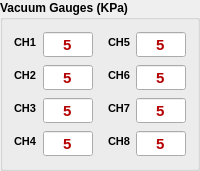
          <widget class="QGroupBox" name="groupBox">
           <property name="font">
            <font>
             <pointsize>9</pointsize>
             <weight>75</weight>
             <bold>true</bold>
            </font>
           </property>
           <property name="title">
            <string>Vacuum Gauges (KPa)</string>
           </property>
           <layout class="QGridLayout" name="gridLayout">
            <item row="0" column="0">
             <layout class="QHBoxLayout" name="horizontalLayout">
              <item>
               <layout class="QFormLayout" name="formLayout">
                <item row="0" column="0">
                 <widget class="QLabel" name="chLabel1">
                  <property name="font">
                   <font>
                    <pointsize>8</pointsize>
                   </font>
                  </property>
                  <property name="text">
                   <string>CH1</string>
                  </property>
                 </widget>
                </item>
                <item row="0" column="1">
                 <widget class="QDoubleSpinBox" name="ch1Value">
                  <property name="palette">
                   <palette>
                    <active>
                     <colorrole role="Text">
                      <brush brushstyle="SolidPattern">
                       <color alpha="255">
                        <red>180</red>
                        <green>0</green>
                        <blue>0</blue>
                       </color>
                      </brush>
                     </colorrole>
                    </active>
                    <inactive>
                     <colorrole role="Text">
                      <brush brushstyle="SolidPattern">
                       <color alpha="255">
                        <red>180</red>
                        <green>0</green>
                        <blue>0</blue>
                       </color>
                      </brush>
                     </colorrole>
                    </inactive>
                    <disabled>
                     <colorrole role="Text">
                      <brush brushstyle="SolidPattern">
                       <color alpha="255">
                        <red>120</red>
                        <green>120</green>
                        <blue>120</blue>
                       </color>
                      </brush>
                     </colorrole>
                    </disabled>
                   </palette>
                  </property>
                  <property name="font">
                   <font>
                    <pointsize>11</pointsize>
                    <weight>75</weight>
                    <bold>true</bold>
                   </font>
                  </property>
                  <property name="locale">
                   <locale language="English" country="UnitedStates"/>
                  </property>
                  <property name="alignment">
                   <set>Qt::AlignCenter</set>
                  </property>
                  <property name="readOnly">
                   <bool>true</bool>
                  </property>
                  <property name="buttonSymbols">
                   <enum>QAbstractSpinBox::NoButtons</enum>
                  </property>
                  <property name="decimals">
                   <number>0</number>
                  </property>
                  <property name="value">
                   <double>5.000000000000000</double>
                  </property>
                 </widget>
                </item>
                <item row="1" column="0">
                 <widget class="QLabel" name="chLabel2">
                  <property name="font">
                   <font>
                    <pointsize>8</pointsize>
                   </font>
                  </property>
                  <property name="text">
                   <string>CH2</string>
                  </property>
                 </widget>
                </item>
                <item row="1" column="1">
                 <widget class="QDoubleSpinBox" name="ch2Value">
                  <property name="palette">
                   <palette>
                    <active>
                     <colorrole role="Text">
                      <brush brushstyle="SolidPattern">
                       <color alpha="255">
                        <red>180</red>
                        <green>0</green>
                        <blue>0</blue>
                       </color>
                      </brush>
                     </colorrole>
                    </active>
                    <inactive>
                     <colorrole role="Text">
                      <brush brushstyle="SolidPattern">
                       <color alpha="255">
                        <red>180</red>
                        <green>0</green>
                        <blue>0</blue>
                       </color>
                      </brush>
                     </colorrole>
                    </inactive>
                    <disabled>
                     <colorrole role="Text">
                      <brush brushstyle="SolidPattern">
                       <color alpha="255">
                        <red>120</red>
                        <green>120</green>
                        <blue>120</blue>
                       </color>
                      </brush>
                     </colorrole>
                    </disabled>
                   </palette>
                  </property>
                  <property name="font">
                   <font>
                    <pointsize>11</pointsize>
                    <weight>75</weight>
                    <bold>true</bold>
                   </font>
                  </property>
                  <property name="locale">
                   <locale language="English" country="UnitedStates"/>
                  </property>
                  <property name="alignment">
                   <set>Qt::AlignCenter</set>
                  </property>
                  <property name="readOnly">
                   <bool>true</bool>
                  </property>
                  <property name="buttonSymbols">
                   <enum>QAbstractSpinBox::NoButtons</enum>
                  </property>
                  <property name="decimals">
                   <number>0</number>
                  </property>
                  <property name="value">
                   <double>5.000000000000000</double>
                  </property>
                 </widget>
                </item>
                <item row="2" column="0">
                 <widget class="QLabel" name="chLabel3">
                  <property name="font">
                   <font>
                    <pointsize>8</pointsize>
                   </font>
                  </property>
                  <property name="text">
                   <string>CH3</string>
                  </property>
                 </widget>
                </item>
                <item row="2" column="1">
                 <widget class="QDoubleSpinBox" name="ch3Value">
                  <property name="palette">
                   <palette>
                    <active>
                     <colorrole role="Text">
                      <brush brushstyle="SolidPattern">
                       <color alpha="255">
                        <red>180</red>
                        <green>0</green>
                        <blue>0</blue>
                       </color>
                      </brush>
                     </colorrole>
                    </active>
                    <inactive>
                     <colorrole role="Text">
                      <brush brushstyle="SolidPattern">
                       <color alpha="255">
                        <red>180</red>
                        <green>0</green>
                        <blue>0</blue>
                       </color>
                      </brush>
                     </colorrole>
                    </inactive>
                    <disabled>
                     <colorrole role="Text">
                      <brush brushstyle="SolidPattern">
                       <color alpha="255">
                        <red>120</red>
                        <green>120</green>
                        <blue>120</blue>
                       </color>
                      </brush>
                     </colorrole>
                    </disabled>
                   </palette>
                  </property>
                  <property name="font">
                   <font>
                    <pointsize>11</pointsize>
                    <weight>75</weight>
                    <bold>true</bold>
                   </font>
                  </property>
                  <property name="locale">
                   <locale language="English" country="UnitedStates"/>
                  </property>
                  <property name="alignment">
                   <set>Qt::AlignCenter</set>
                  </property>
                  <property name="readOnly">
                   <bool>true</bool>
                  </property>
                  <property name="buttonSymbols">
                   <enum>QAbstractSpinBox::NoButtons</enum>
                  </property>
                  <property name="decimals">
                   <number>0</number>
                  </property>
                  <property name="value">
                   <double>5.000000000000000</double>
                  </property>
                 </widget>
                </item>
                <item row="3" column="1">
                 <widget class="QDoubleSpinBox" name="ch4Value">
                  <property name="palette">
                   <palette>
                    <active>
                     <colorrole role="Text">
                      <brush brushstyle="SolidPattern">
                       <color alpha="255">
                        <red>180</red>
                        <green>0</green>
                        <blue>0</blue>
                       </color>
                      </brush>
                     </colorrole>
                    </active>
                    <inactive>
                     <colorrole role="Text">
                      <brush brushstyle="SolidPattern">
                       <color alpha="255">
                        <red>180</red>
                        <green>0</green>
                        <blue>0</blue>
                       </color>
                      </brush>
                     </colorrole>
                    </inactive>
                    <disabled>
                     <colorrole role="Text">
                      <brush brushstyle="SolidPattern">
                       <color alpha="255">
                        <red>120</red>
                        <green>120</green>
                        <blue>120</blue>
                       </color>
                      </brush>
                     </colorrole>
                    </disabled>
                   </palette>
                  </property>
                  <property name="font">
                   <font>
                    <pointsize>11</pointsize>
                    <weight>75</weight>
                    <bold>true</bold>
                   </font>
                  </property>
                  <property name="locale">
                   <locale language="English" country="UnitedStates"/>
                  </property>
                  <property name="alignment">
                   <set>Qt::AlignCenter</set>
                  </property>
                  <property name="readOnly">
                   <bool>true</bool>
                  </property>
                  <property name="buttonSymbols">
                   <enum>QAbstractSpinBox::NoButtons</enum>
                  </property>
                  <property name="decimals">
                   <number>0</number>
                  </property>
                  <property name="value">
                   <double>5.000000000000000</double>
                  </property>
                 </widget>
                </item>
                <item row="3" column="0">
                 <widget class="QLabel" name="chLabel4">
                  <property name="font">
                   <font>
                    <pointsize>8</pointsize>
                   </font>
                  </property>
                  <property name="text">
                   <string>CH4</string>
                  </property>
                 </widget>
                </item>
               </layout>
              </item>
              <item>
               <spacer name="horizontalSpacer">
                <property name="orientation">
                 <enum>Qt::Horizontal</enum>
                </property>
                <property name="sizeType">
                 <enum>QSizePolicy::Fixed</enum>
                </property>
                <property name="sizeHint" stdset="0">
                 <size>
                  <width>9</width>
                  <height>20</height>
                 </size>
                </property>
               </spacer>
              </item>
              <item>
               <layout class="QFormLayout" name="formLayout_4">
                <item row="0" column="0">
                 <widget class="QLabel" name="chLabel5">
                  <property name="font">
                   <font>
                    <pointsize>8</pointsize>
                   </font>
                  </property>
                  <property name="text">
                   <string>CH5</string>
                  </property>
                 </widget>
                </item>
                <item row="0" column="1">
                 <widget class="QDoubleSpinBox" name="ch5Value">
                  <property name="palette">
                   <palette>
                    <active>
                     <colorrole role="Text">
                      <brush brushstyle="SolidPattern">
                       <color alpha="255">
                        <red>180</red>
                        <green>0</green>
                        <blue>0</blue>
                       </color>
                      </brush>
                     </colorrole>
                    </active>
                    <inactive>
                     <colorrole role="Text">
                      <brush brushstyle="SolidPattern">
                       <color alpha="255">
                        <red>180</red>
                        <green>0</green>
                        <blue>0</blue>
                       </color>
                      </brush>
                     </colorrole>
                    </inactive>
                    <disabled>
                     <colorrole role="Text">
                      <brush brushstyle="SolidPattern">
                       <color alpha="255">
                        <red>120</red>
                        <green>120</green>
                        <blue>120</blue>
                       </color>
                      </brush>
                     </colorrole>
                    </disabled>
                   </palette>
                  </property>
                  <property name="font">
                   <font>
                    <pointsize>11</pointsize>
                    <weight>75</weight>
                    <bold>true</bold>
                   </font>
                  </property>
                  <property name="locale">
                   <locale language="English" country="UnitedStates"/>
                  </property>
                  <property name="alignment">
                   <set>Qt::AlignCenter</set>
                  </property>
                  <property name="readOnly">
                   <bool>true</bool>
                  </property>
                  <property name="buttonSymbols">
                   <enum>QAbstractSpinBox::NoButtons</enum>
                  </property>
                  <property name="decimals">
                   <number>0</number>
                  </property>
                  <property name="value">
                   <double>5.000000000000000</double>
                  </property>
                 </widget>
                </item>
                <item row="1" column="0">
                 <widget class="QLabel" name="chLabel6">
                  <property name="font">
                   <font>
                    <pointsize>8</pointsize>
                   </font>
                  </property>
                  <property name="text">
                   <string>CH6</string>
                  </property>
                 </widget>
                </item>
                <item row="1" column="1">
                 <widget class="QDoubleSpinBox" name="ch6Value">
                  <property name="palette">
                   <palette>
                    <active>
                     <colorrole role="Text">
                      <brush brushstyle="SolidPattern">
                       <color alpha="255">
                        <red>180</red>
                        <green>0</green>
                        <blue>0</blue>
                       </color>
                      </brush>
                     </colorrole>
                    </active>
                    <inactive>
                     <colorrole role="Text">
                      <brush brushstyle="SolidPattern">
                       <color alpha="255">
                        <red>180</red>
                        <green>0</green>
                        <blue>0</blue>
                       </color>
                      </brush>
                     </colorrole>
                    </inactive>
                    <disabled>
                     <colorrole role="Text">
                      <brush brushstyle="SolidPattern">
                       <color alpha="255">
                        <red>120</red>
                        <green>120</green>
                        <blue>120</blue>
                       </color>
                      </brush>
                     </colorrole>
                    </disabled>
                   </palette>
                  </property>
                  <property name="font">
                   <font>
                    <pointsize>11</pointsize>
                    <weight>75</weight>
                    <bold>true</bold>
                   </font>
                  </property>
                  <property name="locale">
                   <locale language="English" country="UnitedStates"/>
                  </property>
                  <property name="alignment">
                   <set>Qt::AlignCenter</set>
                  </property>
                  <property name="readOnly">
                   <bool>true</bool>
                  </property>
                  <property name="buttonSymbols">
                   <enum>QAbstractSpinBox::NoButtons</enum>
                  </property>
                  <property name="decimals">
                   <number>0</number>
                  </property>
                  <property name="value">
                   <double>5.000000000000000</double>
                  </property>
                 </widget>
                </item>
                <item row="2" column="0">
                 <widget class="QLabel" name="chLabel7">
                  <property name="font">
                   <font>
                    <pointsize>8</pointsize>
                   </font>
                  </property>
                  <property name="text">
                   <string>CH7</string>
                  </property>
                 </widget>
                </item>
                <item row="2" column="1">
                 <widget class="QDoubleSpinBox" name="ch7Value">
                  <property name="palette">
                   <palette>
                    <active>
                     <colorrole role="Text">
                      <brush brushstyle="SolidPattern">
                       <color alpha="255">
                        <red>180</red>
                        <green>0</green>
                        <blue>0</blue>
                       </color>
                      </brush>
                     </colorrole>
                    </active>
                    <inactive>
                     <colorrole role="Text">
                      <brush brushstyle="SolidPattern">
                       <color alpha="255">
                        <red>180</red>
                        <green>0</green>
                        <blue>0</blue>
                       </color>
                      </brush>
                     </colorrole>
                    </inactive>
                    <disabled>
                     <colorrole role="Text">
                      <brush brushstyle="SolidPattern">
                       <color alpha="255">
                        <red>120</red>
                        <green>120</green>
                        <blue>120</blue>
                       </color>
                      </brush>
                     </colorrole>
                    </disabled>
                   </palette>
                  </property>
                  <property name="font">
                   <font>
                    <pointsize>11</pointsize>
                    <weight>75</weight>
                    <bold>true</bold>
                   </font>
                  </property>
                  <property name="locale">
                   <locale language="English" country="UnitedStates"/>
                  </property>
                  <property name="alignment">
                   <set>Qt::AlignCenter</set>
                  </property>
                  <property name="readOnly">
                   <bool>true</bool>
                  </property>
                  <property name="buttonSymbols">
                   <enum>QAbstractSpinBox::NoButtons</enum>
                  </property>
                  <property name="decimals">
                   <number>0</number>
                  </property>
                  <property name="value">
                   <double>5.000000000000000</double>
                  </property>
                 </widget>
                </item>
                <item row="3" column="0">
                 <widget class="QLabel" name="chLabel8">
                  <property name="font">
                   <font>
                    <pointsize>8</pointsize>
                   </font>
                  </property>
                  <property name="text">
                   <string>CH8</string>
                  </property>
                 </widget>
                </item>
                <item row="3" column="1">
                 <widget class="QDoubleSpinBox" name="ch8Value">
                  <property name="palette">
                   <palette>
                    <active>
                     <colorrole role="Text">
                      <brush brushstyle="SolidPattern">
                       <color alpha="255">
                        <red>180</red>
                        <green>0</green>
                        <blue>0</blue>
                       </color>
                      </brush>
                     </colorrole>
                    </active>
                    <inactive>
                     <colorrole role="Text">
                      <brush brushstyle="SolidPattern">
                       <color alpha="255">
                        <red>180</red>
                        <green>0</green>
                        <blue>0</blue>
                       </color>
                      </brush>
                     </colorrole>
                    </inactive>
                    <disabled>
                     <colorrole role="Text">
                      <brush brushstyle="SolidPattern">
                       <color alpha="255">
                        <red>120</red>
                        <green>120</green>
                        <blue>120</blue>
                       </color>
                      </brush>
                     </colorrole>
                    </disabled>
                   </palette>
                  </property>
                  <property name="font">
                   <font>
                    <pointsize>11</pointsize>
                    <weight>75</weight>
                    <bold>true</bold>
                   </font>
                  </property>
                  <property name="locale">
                   <locale language="English" country="UnitedStates"/>
                  </property>
                  <property name="alignment">
                   <set>Qt::AlignCenter</set>
                  </property>
                  <property name="readOnly">
                   <bool>true</bool>
                  </property>
                  <property name="buttonSymbols">
                   <enum>QAbstractSpinBox::NoButtons</enum>
                  </property>
                  <property name="decimals">
                   <number>0</number>
                  </property>
                  <property name="value">
                   <double>5.000000000000000</double>
                  </property>
                 </widget>
                </item>
               </layout>
              </item>
             </layout>
            </item>
           </layout>
          </widget>
